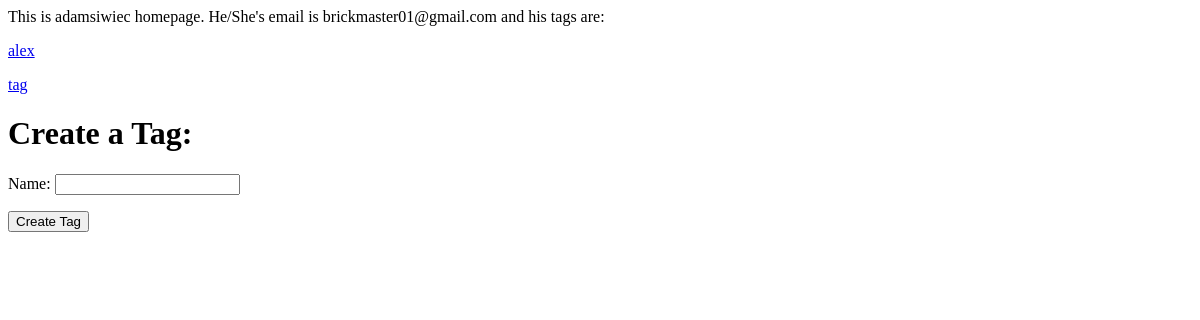
/accounts/profile/ (signed in), run on an earlier commit of the app's database.
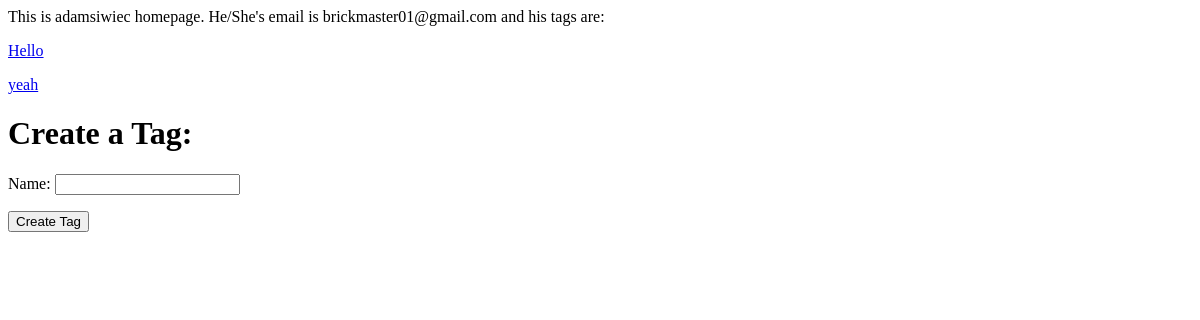
And on a later commit of the database.
### tags/models.py (models this page shows)
class Tag(models.Model):
    streak = models.BigIntegerField(default = 0)
    name = models.CharField(max_length = 25, unique = True)
    owner = models.ForeignKey(User, on_delete = models.CASCADE)
    created = models.DateTimeField(default = timezone.now)
    def __str__(self):
        return self.name

### tags/views.py (the view)
# urls.py: url(r'^accounts/profile/', homeviews.user_homepage, name = "profile"),
def user_homepage(request):
        Tags = Tag.objects.filter(owner__username = request.user.username)
        tagslist = list(Tags.order_by())
        taglink = []
        for x in tagslist:
            taglink.append(x.id)
        alltogether = []
        for x in range(0,len(tagslist)):
            alltogether.append([])
            alltogether[x].append(tagslist[x])
            alltogether[x].append(taglink[x])
        lists = ", ".join(str(v) for v in tagslist)
        user = User.objects.get(username = request.user.username)
        response = "This is {} homepage. He/She's email is {} and his tags are: ".format(user.username,user.email,)
        if request.method == "POST":
            form = TagForm(request.POST)
            if form.is_valid():
                tag = form.save(commit=False)
                tag.owner = request.user
                tag.save()
                return redirect('profile')
        else:
            form = TagForm()
            return render(request, 'tags/profile.html', {'response': response, 'username': request.user.username, 'form':form, 'lists': lists, 'taglink': taglink, 'alltogether':alltogether})
        return render(request, "tags/profile.html", {'response': response, 'username': request.user.username, 'form':form, 'lists': lists, 'taglink': taglink, 'alltogether':alltogether})

### tags/forms.py
class TagForm(forms.ModelForm):
    name = forms.CharField(max_length = 25)
    class Meta:
        model = Tag
        fields = ['name']

### tags/templates/tags/profile.html (shortened to what this page needs)
<!doctype html>
<html>
<head>
</head>
<body>
  {{ response }}
  {% for x in alltogether %}
  <p><a href = "{% url 'taghomepage' x.1 %}">{{ x.0 }}</a></p>
  {% endfor %}
  <h1> Create a Tag: </h1>
  <form method = "POST">{% csrf_token %}
    {{form.as_p}}
  <button type = "submit">Create Tag</button>
  </form>
</body>
</html>

What changed in the data, as far as the page shows it:
removed Tag: name "alex"
removed Tag: name "tag"
added Tag: name "Hello"
added Tag: name "yeah"
